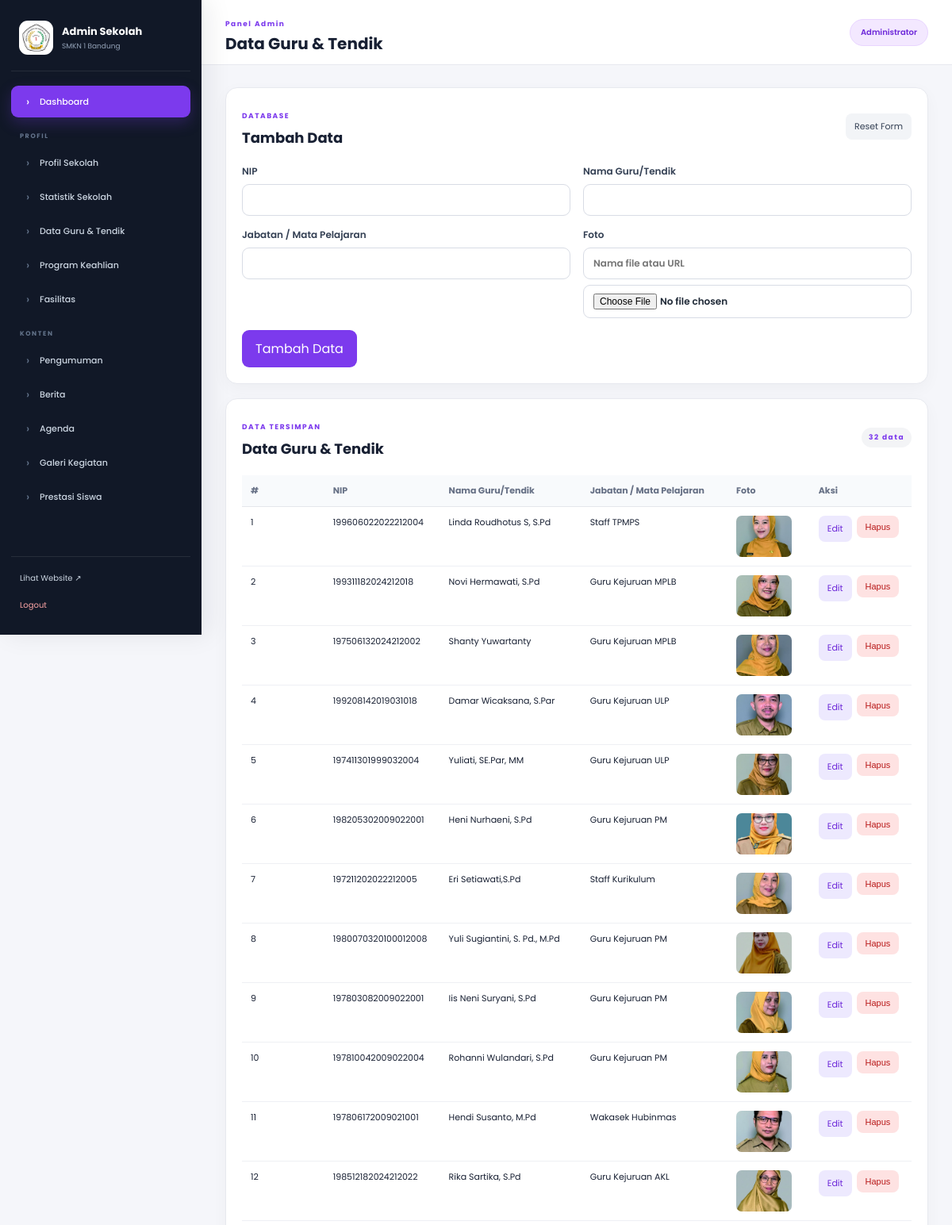
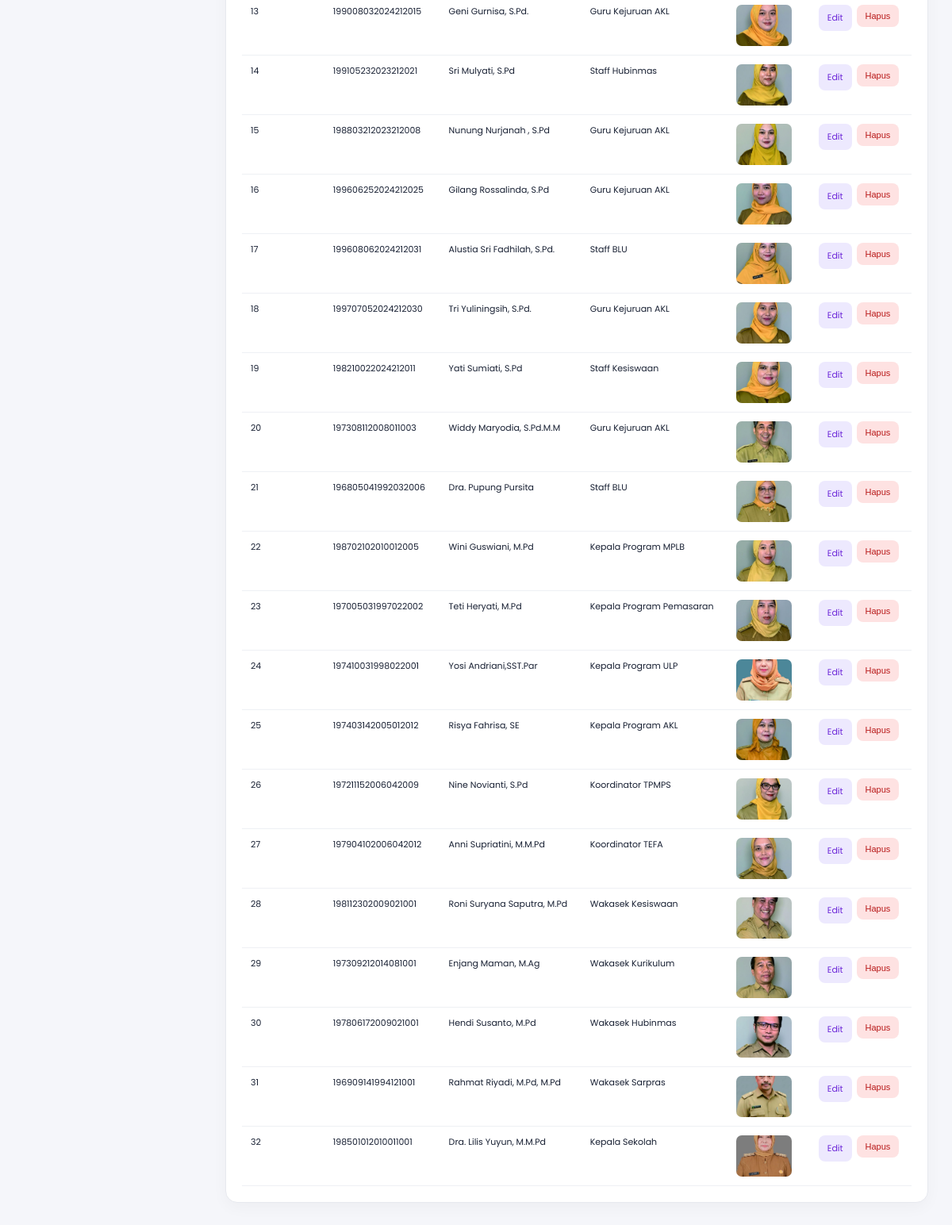
The app's page /admin/kelola.php (signed in) with its own data (2 pictures, top to bottom).
### tables this page shows
CREATE TABLE IF NOT EXISTS guru (
  id INT UNSIGNED AUTO_INCREMENT PRIMARY KEY,
  nip VARCHAR(40) NOT NULL,
  nama VARCHAR(150) NOT NULL,
  jabatan_mapel VARCHAR(150) NOT NULL,
  foto VARCHAR(255) DEFAULT '',
  created_at TIMESTAMP DEFAULT CURRENT_TIMESTAMP
);

### config/database.php (called while the page is built, shortened)
<?php
if (!function_exists('e')) { function e($value): string { return htmlspecialchars((string)$value, ENT_QUOTES, 'UTF-8'); } }

### admin/kelola.php (the view, shortened to what this page needs)
<?php
require_once __DIR__ . '/../config/auth.php';
$module=$_GET['modul']??'guru';
 ?>
 <?php require __DIR__.'/_layout_bottom.php'; exit;
$cfg=$modules[$module]; $page_title=$cfg['title']; $table=$cfg['table']; $editId=(int)($_GET['edit']??0); $editing=null;
$rows=$conn->query("SELECT * FROM `$table` ORDER BY {$cfg['order']}")->fetch_all(MYSQLI_ASSOC);
require __DIR__.'/_layout_top.php';
?>
<div class="admin-panel"><div class="panel-heading"><div><span>DATABASE</span><h2><?= $editId ? 'Edit Data' : 'Tambah Data' ?></h2></div><a class="btn-secondary" href="kelola.php?modul=<?= e($module) ?>">Reset Form</a></div>
<form method="post" enctype="multipart/form-data" class="admin-form"><input type="hidden" name="csrf" value="<?= csrf_token() ?>"><input type="hidden" name="id" value="<?= $editId ?>"><div class="form-grid">
<?php foreach($cfg['fields'] as $field=>$meta): $val=$editing[$field]??''; ?><label><?= e($meta['label']) ?><?php if($meta['type']==='textarea'): ?><textarea name="<?= e($field) ?>" <?= !empty($meta['required'])?'required':'' ?>><?= e($val) ?></textarea><?php elseif($meta['type']==='image' || $meta['type']==='image_or_text'): ?><input type="text" name="<?= e($field) ?>" value="<?= e($val) ?>" placeholder="Nama file atau URL"><input type="file" name="<?= e($field) ?>_upload" accept="image/*"><?php else: ?><input type="<?= e($meta['type']) ?>" name="<?= e($field) ?>" value="<?= e($val) ?>" <?= !empty($meta['required'])?'required':'' ?>><?php endif; ?></label><?php endforeach; ?></div><button class="btn-primary" type="submit"><?= $editId ? 'Update Data' : 'Tambah Data' ?></button></form></div>
<div class="admin-panel"><div class="panel-heading"><div><span>DATA TERSIMPAN</span><h2><?= e($cfg['title']) ?></h2></div><span class="count-badge"><?= count($rows) ?> data</span></div><div class="table-wrap"><table class="admin-table"><thead><tr><th>#</th><?php foreach($cfg['fields'] as $field=>$meta): ?><th><?= e($meta['label']) ?></th><?php endforeach; ?><th>Aksi</th></tr></thead><tbody><?php foreach($rows as $i=>$row): ?><tr><td><?= $i+1 ?></td><?php foreach($cfg['fields'] as $field=>$meta): ?><td><?php if($meta['type']==='image' || $meta['type']==='image_or_text'): ?><?php if($row[$field]): ?><div class="table-image"><img src="<?= str_starts_with($row[$field],'http') ? e($row[$field]) : '../assets/'.e($meta['folder']).'/'.e($row[$field]) ?>" alt=""></div><?php else: ?>—<?php endif; ?><?php else: ?><?= nl2br(e($row[$field])) ?><?php endif; ?></td><?php endforeach; ?><td><div class="action-row"><a class="btn-edit" href="kelola.php?modul=<?= e($module) ?>&edit=<?= (int)$row['id'] ?>">Edit</a><form method="post"><input type="hidden" name="csrf" value="<?= csrf_token() ?>"><input type="hidden" name="delete_id" value="<?= (int)$row['id'] ?>"><button class="btn-delete" type="submit">Hapus</button></form></div></td></tr><?php endforeach; ?></tbody></table></div></div>
<?php require __DIR__.'/_layout_bottom.php'; ?>

### css/admin.css (style rules this page uses)
* { box-sizing:border-box }
:root { --admin-purple:#7c3aed;--admin-purple-dark:#6d28d9;--admin-purple-soft:#f3e8ff;--admin-bg:#f5f6fa;--admin-card:#fff;--admin-border:#e7e9ef;--admin-text:#182033;--admin-muted:#667085;--admin-dark:#111827 }
html { scroll-behavior:smooth }
body { margin:0;font-family:'Poppins',sans-serif;background:var(--admin-bg);color:var(--admin-text) }
a { transition:all .2s ease }
.admin-body { min-height:100vh }
.admin-panel { background:var(--admin-card);border:1px solid var(--admin-border);border-radius:15px;padding:20px;box-shadow:0 6px 20px rgba(15,23,42,.035);margin-bottom:18px }
.panel-heading { display:flex;align-items:center;justify-content:space-between;margin-bottom:20px }
.panel-heading h2 { font-size:18px;margin:4px 0 0 }
.panel-heading span { font-size:9px;letter-spacing:1.5px;color:var(--admin-purple);font-weight:700 }
.admin-form label { display:block;font-size:12px;font-weight:600;color:#344054;margin-bottom:15px }
.admin-form input,.admin-form textarea,.admin-form select { width:100%;margin-top:7px;border:1px solid #d8dce5;border-radius:9px;padding:10px 12px;font:inherit;font-size:12px;color:#1f2937;background:#fff }
.form-grid,.two-col { display:grid;grid-template-columns:repeat(2,1fr);gap:0 16px }
.admin-form button { border:0;cursor:pointer;font:inherit }
.btn-primary { background:var(--admin-purple);color:#fff;padding:11px 17px;border-radius:9px;font-size:12px;font-weight:600 }
.btn-secondary,.btn-edit,.btn-delete { display:inline-block;border-radius:8px;padding:8px 11px;font-size:11px;text-decoration:none;border:0;cursor:pointer }
.btn-secondary { background:#f2f4f7;color:#344054 }
.btn-edit { background:#ede9fe;color:#6d28d9 }
.btn-delete { background:#fee2e2;color:#b91c1c }
.table-wrap { overflow:auto }
.admin-table { width:100%;border-collapse:collapse;font-size:11px }
.admin-table th { background:#f8fafc;color:#667085;text-align:left;padding:11px;border-bottom:1px solid #e5e7eb;white-space:nowrap }
.admin-table td { padding:11px;border-bottom:1px solid #eef0f4;vertical-align:top;min-width:100px }
.table-image { width:70px;height:52px;border-radius:7px;overflow:hidden;background:#f2f4f7 }
.table-image img { width:100%;height:100%;object-fit:cover }
.action-row { display:flex;gap:6px }
.action-row form { margin:0 }
.count-badge { background:#f3f4f6;color:#667085;padding:6px 9px;border-radius:999px;font-size:10px }

### records on screen
guru: nip "199606022022212004", nama "Linda Roudhotus S, S.Pd", jabatan_mapel "Staff TPMPS", foto (picture)
guru: nip "199311182024212018", nama "Novi Hermawati, S.Pd", jabatan_mapel "Guru Kejuruan MPLB", foto (picture)
guru: nip "197506132024212002", nama "Shanty Yuwartanty", jabatan_mapel "Guru Kejuruan MPLB", foto (picture)
guru: nip "199208142019031018", nama "Damar Wicaksana, S.Par", jabatan_mapel "Guru Kejuruan ULP", foto (picture)
guru: nip "197411301999032004", nama "Yuliati, SE.Par, MM", jabatan_mapel "Guru Kejuruan ULP", foto (picture)
guru: nip "198205302009022001", nama "Heni Nurhaeni, S.Pd", jabatan_mapel "Guru Kejuruan PM", foto (picture)
guru: nip "197211202022212005", nama "Eri Setiawati,S.Pd", jabatan_mapel "Staff Kurikulum", foto (picture)
guru: nip "1980070320100012008", nama "Yuli Sugiantini, S. Pd., M.Pd", jabatan_mapel "Guru Kejuruan PM", foto (picture)
guru: nip "197803082009022001", nama "Iis Neni Suryani, S.Pd", jabatan_mapel "Guru Kejuruan PM", foto (picture)
guru: nip "197810042009022004", nama "Rohanni Wulandari, S.Pd", jabatan_mapel "Guru Kejuruan PM", foto (picture)
guru: nip "197806172009021001", nama "Hendi Susanto, M.Pd", jabatan_mapel "Wakasek Hubinmas", foto (picture)
guru: nip "198512182024212022", nama "Rika Sartika, S.Pd", jabatan_mapel "Guru Kejuruan AKL", foto (picture)
guru: nip "199008032024212015", nama "Geni Gurnisa, S.Pd.", jabatan_mapel "Guru Kejuruan AKL", foto (picture)
guru: nip "199105232023212021", nama "Sri Mulyati, S.Pd", jabatan_mapel "Staff Hubinmas", foto (picture)
guru: nip "198803212023212008", nama "Nunung Nurjanah , S.Pd", jabatan_mapel "Guru Kejuruan AKL", foto (picture)
guru: nip "199606252024212025", nama "Gilang Rossalinda, S.Pd", jabatan_mapel "Guru Kejuruan AKL", foto (picture)
guru: nip "199608062024212031", nama "Alustia Sri Fadhilah, S.Pd.", jabatan_mapel "Staff BLU", foto (picture)
guru: nip "199707052024212030", nama "Tri Yuliningsih, S.Pd.", jabatan_mapel "Guru Kejuruan AKL", foto (picture)
guru: nip "198210022024212011", nama "Yati Sumiati, S.Pd", jabatan_mapel "Staff Kesiswaan", foto (picture)
guru: nip "197308112008011003", nama "Widdy Maryodia, S.Pd.M.M", jabatan_mapel "Guru Kejuruan AKL", foto (picture)
guru: nip "196805041992032006", nama "Dra. Pupung Pursita", jabatan_mapel "Staff BLU", foto (picture)
guru: nip "198702102010012005", nama "Wini Guswiani, M.Pd", jabatan_mapel "Kepala Program MPLB", foto (picture)
guru: nip "197005031997022002", nama "Teti Heryati, M.Pd", jabatan_mapel "Kepala Program Pemasaran", foto (picture)
guru: nip "197410031998022001", nama "Yosi Andriani,SST.Par", jabatan_mapel "Kepala Program ULP", foto (picture)
guru: nip "197403142005012012", nama "Risya Fahrisa, SE", jabatan_mapel "Kepala Program AKL", foto (picture)
guru: nip "197211152006042009", nama "Nine Novianti, S.Pd", jabatan_mapel "Koordinator TPMPS", foto (picture)
guru: nip "197904102006042012", nama "Anni Supriatini, M.M.Pd", jabatan_mapel "Koordinator TEFA", foto (picture)
guru: nip "198112302009021001", nama "Roni Suryana Saputra, M.Pd", jabatan_mapel "Wakasek Kesiswaan", foto (picture)
guru: nip "197309212014081001", nama "Enjang Maman, M.Ag", jabatan_mapel "Wakasek Kurikulum", foto (picture)
guru: nip "197806172009021001", nama "Hendi Susanto, M.Pd", jabatan_mapel "Wakasek Hubinmas", foto (picture)
guru: nip "196909141994121001", nama "Rahmat Riyadi, M.Pd, M.Pd", jabatan_mapel "Wakasek Sarpras", foto (picture)
guru: nip "198501012010011001", nama "Dra. Lilis Yuyun, M.M.Pd", jabatan_mapel "Kepala Sekolah", foto (picture)

### other values on screen
$page_title "Data Guru & Tendik"
$current_admin "Administrator"
$meta['label'] "NIP"
$meta['label'] "Nama Guru/Tendik"
$meta['label'] "Jabatan / Mata Pelajaran"
$meta['label'] "Foto"
$cfg['title'] "Data Guru & Tendik"
count($rows) "32"
